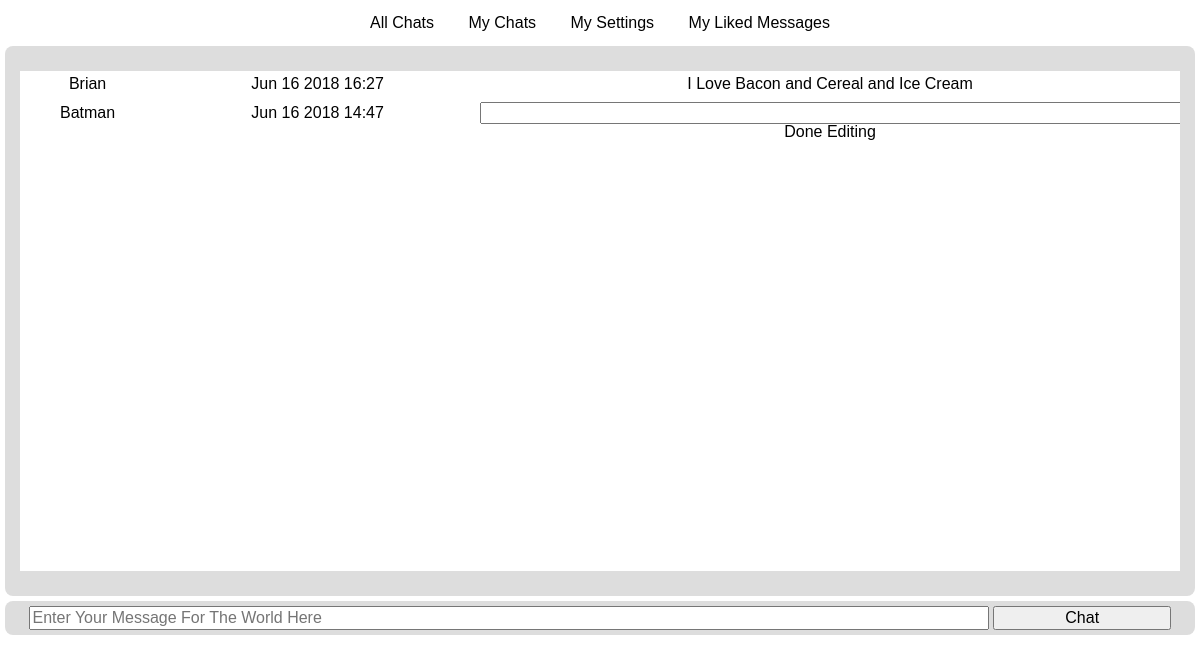
/chat/room/2 (signed in), run on the app's committed database.
### accounts/models.py (models this page shows, shortened)
class UserSettings(models.Model):
    UserAccount = models.ForeignKey(User,unique=True,verbose_name="IdAccount",on_delete=models.CASCADE)
    DisplayName = models.CharField(max_length=50,null=False)
    class Meta:
       db_table = "UserSettings"

### chat/models.py (models this page shows)
class Message(models.Model):
    UserThatPosted = models.ForeignKey(UserSettings,null=False,on_delete=models.CASCADE)
    ChatRoomForMessage = models.ForeignKey(ChatRoom,null=False,on_delete=models.CASCADE)
    MessageDateTime = models.DateTimeField(auto_now=False,auto_now_add=False,null=False)
    MessageText = models.TextField(null=False)
    class Meta:
       db_table = "Message"

### chat/views.py (the view, shortened to what this page needs)
# urls.py: url(r'^room/(?P<chat_id>[0-9]+)', views.ChatHomeView.as_view(), name="specific_room"),
class ChatHomeView(LoginRequiredMixin, TemplateView):
    template_name = "chat.home.html"
    def get(self, request, **kwargs):
        context = self.get_context_data(request, **kwargs)
        return render(request, self.template_name, context)
    def get_context_data(self, request, **kwargs):
        context = super(ChatHomeView, self).get_context_data(**kwargs)
        if not ChatRoom.objects.filter(DisplayName="General").exists():
            ChatRoom.objects.create(DisplayName="General")
        if "chat_id" in kwargs:
            selected_chat = ChatRoom.objects.filter(id=kwargs.get("chat_id")).first()
            if selected_chat is None:
                selected_chat = ChatRoom.objects.get(DisplayName="General")
        else:
            selected_chat = ChatRoom.objects.get(DisplayName="General")
        if not UserChatRoom.objects.filter(UserAccount=request.user,ChatRoomForUser=selected_chat).exists():
            UserChatRoom.objects.create(UserAccount=request.user,ChatRoomForUser=selected_chat)
        chat_messages = Message.objects.filter(ChatRoomForMessage=selected_chat).order_by("-MessageDateTime")
        user_settings = UserSettings.objects.get(UserAccount=request.user)
        all_liked_messages = MessageLike.objects.all()
        context["chat_messages"] = []
        context["chat_room"] = selected_chat
        context["user_settings"] = user_settings
        for msg in chat_messages:
            context["chat_messages"].append({
                "id" : msg.id,
                "username" : msg.UserThatPosted.DisplayName,
                "text" : msg.MessageText,
                "datetime" : msg.MessageDateTime.strftime("%b %d %Y %H:%M"),
                "liked" : all_liked_messages.filter(MessageLiked=msg,UserWhoLiked=user_settings).exists(),
                "can_edit" : (msg.UserThatPosted.id == user_settings.id)})
        return context

### chat/templates/chat.home.html (shortened to what this page needs)
{% extends 'base/chat.base.html' %}
{% block main_tag %}
	<div class="chat-window-outer">
		<div class="chat-window">
			<table ng-app="chatApp" ng-controller="chatCtrl" ng-init="messageEditing=-1">
				<tbody>
					{% for msg in chat_messages %}
						<tr>
							<td class="user">{{msg.username}}</td>
							<td class="date-time">{{msg.datetime}}</td>
							<td class="text">
								{% if msg.can_edit %}
									<input type="text" ng-init="messageText[{{msg.id}}]='{{msg.text}}'" ng-value="messageText[{{msg.id}}]" ng-model="messageText[{{msg.id}}]" ng-show="messageEditing=={{msg.id}}" />
									<span class="edit" ng-show="messageEditing=={{msg.id}}" ng-click="editMessage({{msg.id}})">Done Editing</span>
								{% else %}
									<span>{{msg.text}}</span>
								{% endif %}
							</td>
						</tr>
					{% endfor %}
				</tbody>
			</table>
		</div>
	</div>
	<form method="post" class="chat-entry">
		<input name="message-body" placeholder="Enter Your Message For The World Here" type="text" maxlength="128" />
		<input type="submit" value="Chat" />
	</form>
{% endblock %}

### accounts/static/css/base.css (style rules this page uses)
body, html { min-height: 100%; }
body { background-color: #FFF; color: #000; font-family: Verdana, sans-serif; }
main div.chat-window-outer { background-color: #DDD; border-radius: 8px; height: 500px; margin: 0px 5px; padding: 25px 15px; text-align: center; -moz-border-radius: 8px; -webkit-border-radius: 8px; }
main div.chat-window-outer div.chat-window { background-color: #FFF; height: 100%; overflow-y: scroll; padding: 0px; }
main div.chat-window-outer div.chat-window table { width: 100%; }
main div.chat-window-outer div.chat-window table tr td { padding: 5px 0px; }
main div.chat-window-outer div.chat-window table tr td.text input { font-size: 14px; width: 100%; }
main div.chat-window-outer div.chat-window table tr td.text span.edit { cursor: pointer; }
main form.chat-entry { background-color: #DDD; border-radius: 8px; margin: 5px; padding: 5px 0px; text-align: center; -moz-border-radius: 8px; -webkit-border-radius: 8px; }
main form.chat-entry input { font-size: 16px; }
main form.chat-entry input[type="text"] { width: 80%; }
main form.chat-entry input[type="submit"] { width: 15%; }
main table.liked-messages th, td { padding: 5px; text-align: center; }

### data on the page
UserSettings: username "Brian"
Message: text "I Love Bacon and Cereal and Ice Cream"
UserSettings: username "Batman"

### other printed values
{{ msg.datetime }} "Jun 16 2018 16:27" "Jun 16 2018 14:47"
